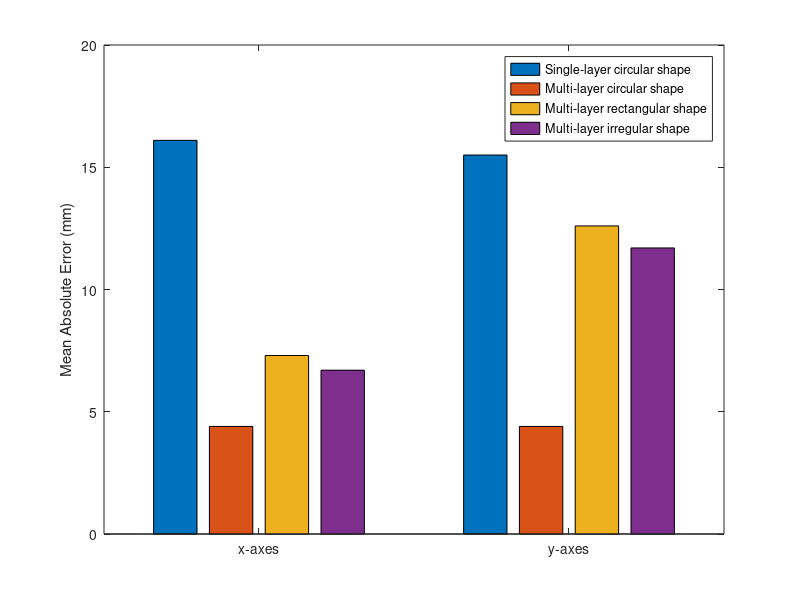

Here is the MATLAB script that generated this plot:
x = [16.1, 4.4, 7.3, 6.7];
y = [15.5, 4.4, 12.6, 11.7];
data = [x; y];
figure;
b = bar(data,0.8); 

bar_colors = [
    0.2 0.4 0.6; 
    0.8 0.2 0.4; 
    0.4 0.6 0.2; 
    0.6 0.2 0.8];
colormap(bar_colors);

ylabel('Mean Absolute Error (mm)');
legend('Single-layer circular shape', 'Multi-layer circular shape', 'Multi-layer rectangular shape', 'Multi-layer irregular shape');
xticks(1:2);
xticklabels({'x-axes', 'y-axes'}); 


